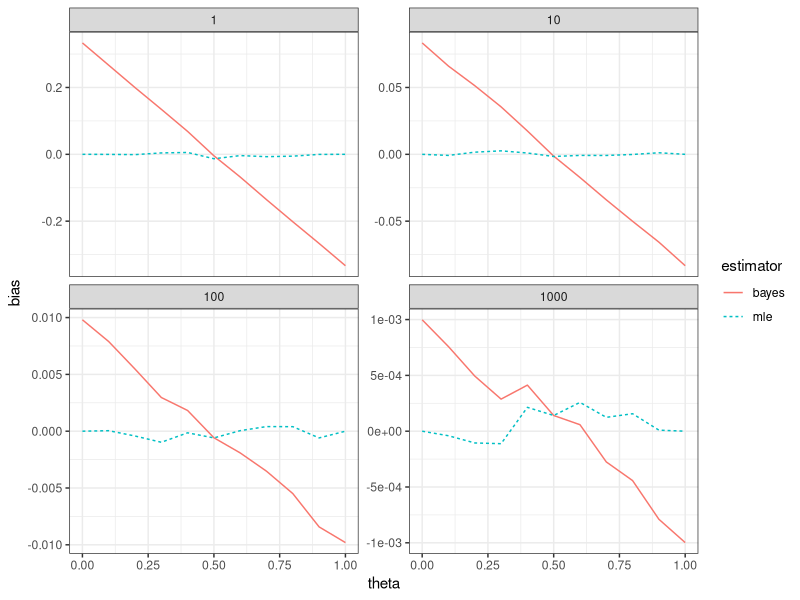
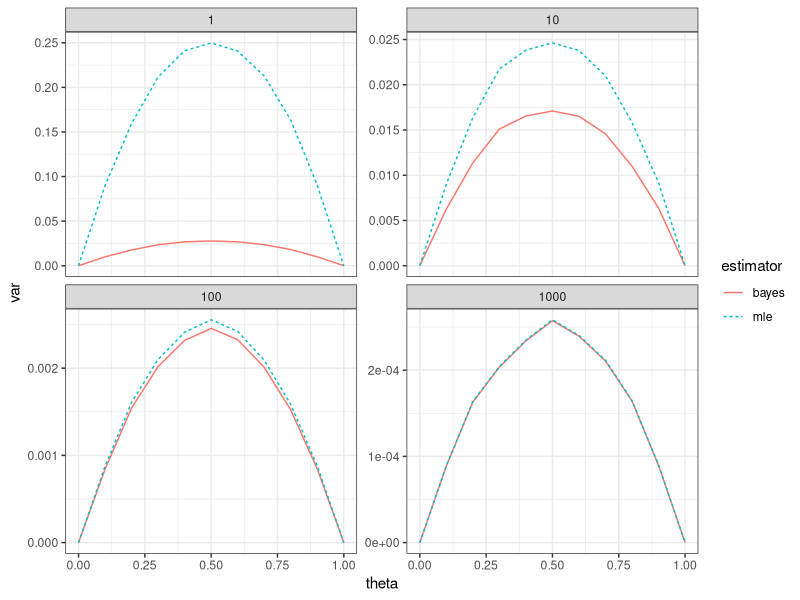
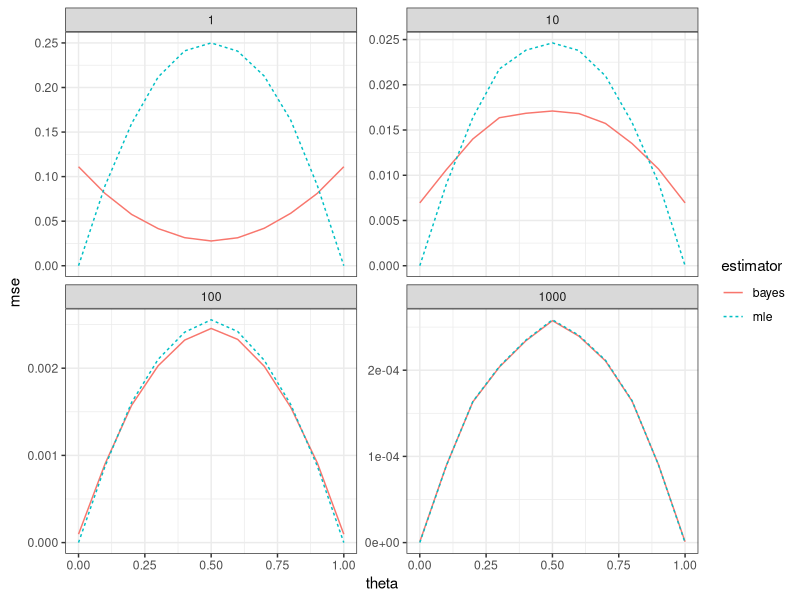
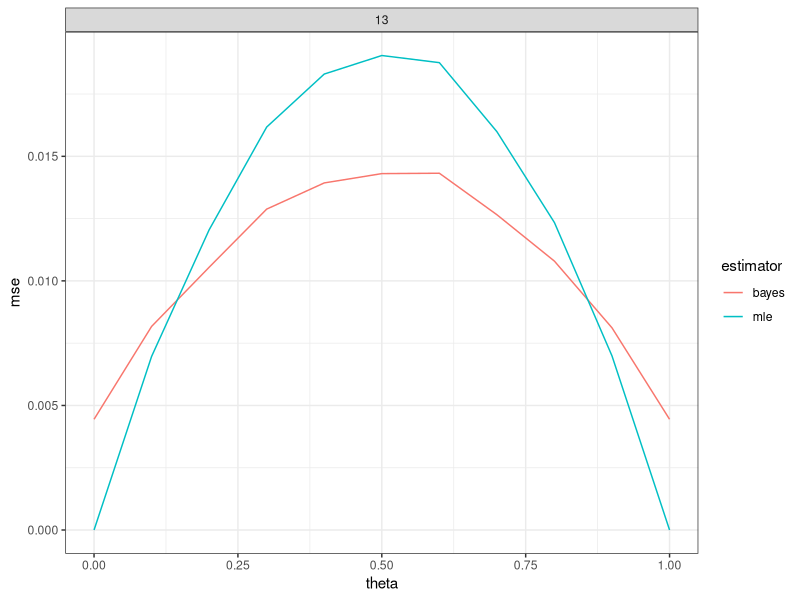
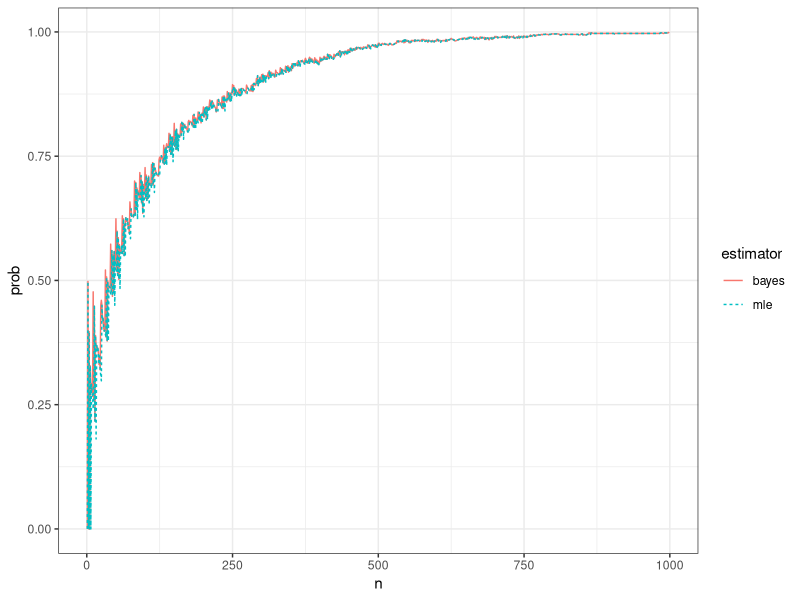
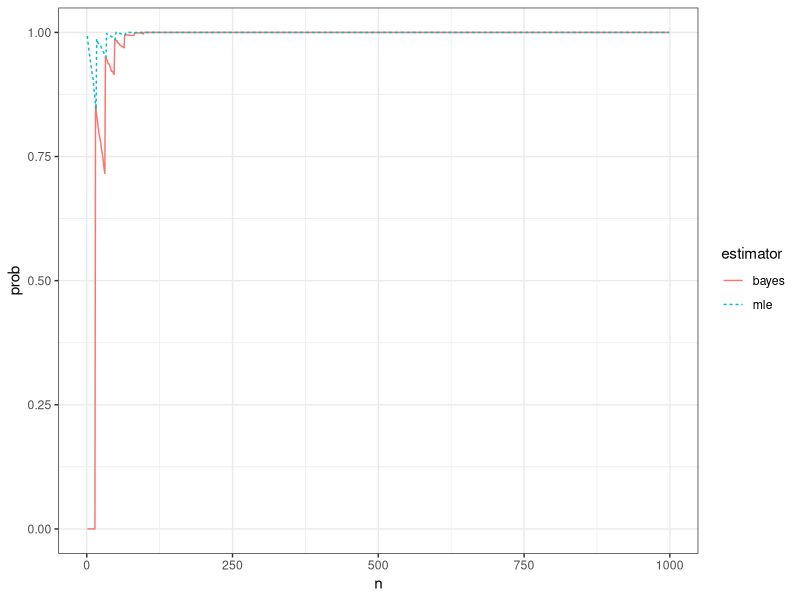
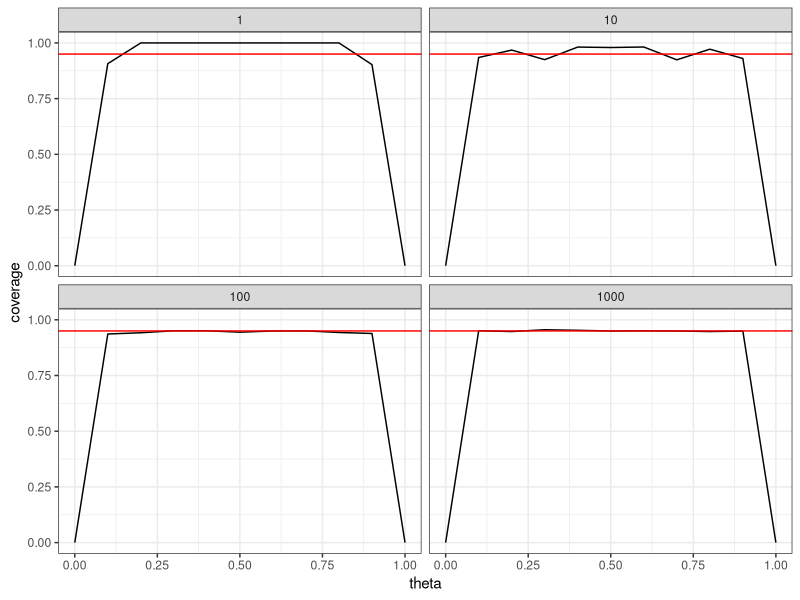
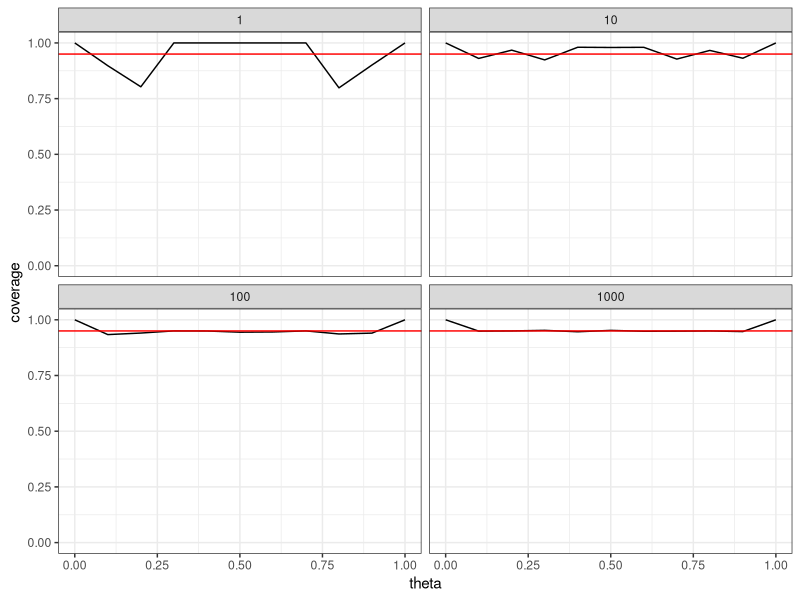

Here is the R script that generated these plots, in order:
## ---- chunk 1
# Author: Jarad Niemi
# Date:   2024-10-03
# Purpose: Evaluate bias, variance, mean squared error, and consistency of 
#          point estimators and coverage of interval estimators.
#-------------------------------------------------------------------------------

## ---- chunk 2
library("tidyverse")
## ---- chunk 3
set.seed(20190219)
## ---- chunk 4
n <- 22
y <- 15
(mle <- y/n)
## ---- chunk 5
a <- b <- 1
(bayes <- (a+y)/(a+b+n))
## ---- chunk 6
qbeta(c(.025,.975), a+y, b+n-y)
## ---- chunk 7
n <- 222
y <- 135
(mle <- y/n)
(bayes <- (a+y)/(a+b+n))
qbeta(c(.05,.95), a+y, b+n-y) 
## ---- chunk 8
# Biomial model with
# n attempts and probability of success theta
n      <- 10
theta  <- 0.5

# Storage for estimators
n_reps <- 1e4
mle    <- numeric(n_reps)
bayes  <- numeric(n_reps)

# Simulate n_reps binomial random variables
# compute MLE and Bayes estimators
for (i in 1:n_reps) {
  y        <- rbinom(1, size = n, prob = theta)
  mle[i]   <- y/n
  bayes[i] <- (a + y) / (a + b + n)
}


mean(mle)  - theta # estimate of MLE bias
mean(bayes)- theta # estimate of Bayes bias
## ---- chunk 9
# Binomial bias with Monte Carlo uncertainty
mean(mle  ) + c(-1, 1) * qnorm(.975) * sd(mle  ) / sqrt(length(mle  )) - theta
mean(bayes) + c(-1, 1) * qnorm(.975) * sd(bayes) / sqrt(length(bayes)) - theta
## ---- chunk 10
# Succinct binomial Monte Carlo study
y     <- rbinom(n_reps, size = n, prob = theta)
mle   <- y / n
bayes <- (a + y) / (a + b + n)

# Calculate bias with Monte Carlo uncertainty
mean(mle  ) + c(-1, 1) *qnorm(.975) * sd(mle  ) / sqrt(length(mle  )) - theta
mean(bayes) + c(-1, 1) *qnorm(.975) * sd(bayes) / sqrt(length(bayes)) - theta
## ---- chunk 11
# Adjust n and theta
n     <- 5
theta <- 0.2

# Simulate binomials and calculate estimators
y     <- rbinom(n_reps, size = n, prob = theta)
mle   <- y/n
bayes <- (a+y)/(a+b+n)

# Calculate bias with Monte Carlo uncertainty
mean(mle  ) + c(-1, 1) * qnorm(.975) * sd(mle  ) / sqrt(length(mle  )) - theta
mean(bayes) + c(-1, 1) * qnorm(.975) * sd(bayes) / sqrt(length(bayes)) - theta
## ---- chunk 12
# Perform the bias calculation for different combinations
# of n and theta
settings <- expand.grid(n     = 10^(0:3),
                        theta = seq(0, 1, by = 0.1))
## ---- chunk 13
# A function to estimate the bias based on a data.frame x
# that contains a single row with two columns: n and theta
sim_function <- function(x) {
  y     <- rbinom(1e4, size = x$n, prob = x$theta)
  mle   <- y / x$n
  bayes <- (a + y) / (a + b + x$n)
  
  d <- data.frame(
    estimator = c("mle", "bayes"),
    bias      = c(mean(mle), mean(bayes)) - x$theta,
    var       = c(var( mle), var( bayes)))
  
  # d$se    <- sqrt(d$var / x$n)
  # d$lower <- d$bias-qnorm(.975)*d$se
  # d$upper <- d$bias+qnorm(.975)*d$se
  
  return(d)
}
## ---- chunk 14
# Run the simulation study
sim_study <- settings |>
  group_by(n, theta) |> # for each combination of n and theta
  do(sim_function(.))
## ---- chunk 15
# Plot estimated bias from the simulation study
ggplot(sim_study, 
       aes(
         x        = theta, 
         y        = bias,         # plotting bias
         color    = estimator,
         linetype = estimator)) +
  geom_line() +
  facet_wrap(~n, scales = "free_y") + 
  theme_bw()
## ---- chunk 16
# Plot estimated bias from the simulation study
ggplot(sim_study, 
       aes(
        x        = theta, 
        y        = var,          # plotting variance
        color    = estimator,
        linetype = estimator)) +
  geom_line() +
  facet_wrap(~n, scales = "free_y") + 
  theme_bw()
## ---- chunk 17
# Plot estimated mse from the simulation study
sim_study$mse <- sim_study$var + sim_study$bias^2

ggplot(sim_study, 
       aes(
        x        = theta, 
        y        = mse,          # plotting MSE
        color    = estimator,
        linetype = estimator)) +
  geom_line() +
  facet_wrap(~n, scales = "free_y") + 
  theme_bw()
## ---- chunk 18
settings <- expand.grid(n = 13,
                        theta = seq(0,1,by=0.1))

sim_study <- settings |> 
  group_by(n, theta) |>
  do(sim_function(.))

sim_study$mse <- sim_study$var + sim_study$bias^2

ggplot(sim_study, aes(x=theta, y=mse, color=estimator)) +
  geom_line() +
  facet_wrap(~n) + # This line isn't necessary
  theme_bw()
## ---- chunk 19
theta <- 0.51
n_max <- 999

sim_function <- function(d) {
  # Simulate binomials
  x <- rbinom(n_max, size = 1, prob = theta)
  
  # Storage structure for estimators
  mle <- bayes <- numeric(n_max)
  
  # Compute estimators for all from 1 to n_max
  for (n in 1:n_max) {
    y        <- sum(x[1:n])
    mle[n]   <- y / n
    bayes[n] <- (a + y) / (a + b + n)
  }
  
  # Record results
  data.frame(n     = 1:n_max,
             mle   = mle,
             bayes = bayes)
}

# Repeat 1000 times
d <- data.frame(rep=1:1e3) |>
  group_by(rep) |>
  do(sim_function(.))

# Calculate probability
epsilon <- 0.05 # feel free to change this
sum <- d |> 
  gather(estimator, estimate, mle, bayes) |>
  group_by(n, estimator) |>
  summarize(prob = mean(abs(estimate - theta) < epsilon))
## ---- chunk 20
ggplot(sum, 
       aes(
        x        = n, 
        y        = prob, 
        color    = estimator, 
        linetype = estimator)) + 
  geom_line() +
  theme_bw() 
## ---- chunk 21
theta = 0.01

d <- data.frame(rep=1:1e3) |>
  group_by(rep) |>
  do(sim_function(.))

sum <- d |> 
  gather(estimator, estimate, mle, bayes) |>
  group_by(n, estimator) |>
  summarize(prob = mean(abs(estimate - theta) < epsilon))

ggplot(sum, aes(x = n, y = prob, color = estimator, linetype = estimator)) + 
  geom_line() +
  theme_bw()
## ---- chunk 22
# Binomial parameters
n     <- 100
theta <- 0.5

# Simulate binomial random variables
n_reps <- 1e4
y      <- rbinom(n_reps, size = n, prob = theta)

# Calculate all endpoints
lower <- qbeta(.025, a + y, b + n - y)
upper <- qbeta(.975, a + y, b + n - y)

# Calculate coverage
mean( lower <= theta & theta <= upper )
## ---- chunk 23
# Monte Carlo uncertainty
p <- mean( lower <= theta & theta <= upper)

p + c(-1, 1) * qnorm(.975) * sqrt(p * (1 - p) / n_reps)
## ---- chunk 24
n     <- 10
theta <- 0.2

n_reps <- 1e4
y <- rbinom(n_reps, size = n, prob = theta)

lower <- qbeta(.025, a + y, b + n - y)
upper <- qbeta(.975, a + y, b + n - y)

(p <- mean( lower <= theta & theta <= upper))

p + c(-1, 1) * qnorm(.975) * sqrt(p * (1 - p)/n_reps)
## ---- chunk 25
# Binomial coverage function
binomial_coverage_function <- function(d) {
  y     <- rbinom(1e4, size = d$n, prob = d$theta)
  
  # Calculate endpoints of credible intervals
  lower <- qbeta(.025, a + y, b + d$n - y)
  upper <- qbeta(.975, a + y, b + d$n - y)
  
  data.frame(coverage = mean( lower <= d$theta & d$theta <= upper))
}

sim_study <- expand.grid(n = 10^(0:3),
                        theta = seq(0,1,by=0.1)) |>
  group_by(n,theta) |>
  do(binomial_coverage_function(.))
## ---- chunk 26
# Binomial coverage plot
ggplot(sim_study, 
       aes(
         x = theta, 
         y = coverage)) +
  geom_line() +
  facet_wrap(~n) + 
  geom_hline(
    yintercept = 0.95, 
    color = "red") +
  ylim(0,1) + 
  theme_bw()
## ---- chunk 27
binomial_coverage_function_fixed <- function(d) {
  n <- d$n
  theta <- d$theta
  y     <- rbinom(1e4, size = n, prob = theta)
  mle   <- y/d$n
  bayes <- (a+y)/(a+b+n)
  
  lower <- qbeta(.025, a+y, b+n-y)
  upper <- qbeta(.975, a+y, b+n-y)
  
  # Fix intervals when y=0
  lower[y==0] <- 0
  upper[y==0] <- qbeta(.95, a+0, b+n)
  
  # Fix intervals when y=n
  upper[y==n] <- 1
  lower[y==n] <- qbeta(.05, a+n, b+0)
  
  data.frame(coverage = mean( lower <= theta & theta <= upper))
}

sim_study <- expand.grid(n = 10^(0:3),
                        theta = seq(0,1,by=0.1)) |>
  group_by(n,theta) |>
  do(binomial_coverage_function_fixed(.))
## ---- chunk 28
ggplot(sim_study, 
       aes(
         x = theta, 
         y = coverage)) +
  geom_line() +
  facet_wrap(~n) + 
  geom_hline(
    yintercept = 0.95, 
    color = "red") +
  ylim(0,1) + 
  theme_bw()
## ---- chunk 29
a <- b <- 0.5

sim_study <- expand.grid(n = 10^(0:3),
                        theta = seq(0,1,by=0.1)) |>
  group_by(n,theta) |>
  do(binomial_coverage_function_fixed(.))

ggplot(sim_study, aes(x=theta, y=coverage)) +
  geom_line() +
  facet_wrap(~n) + 
  geom_hline(yintercept = 0.95, color = "red") +
  ylim(0,1) + 
  theme_bw()
